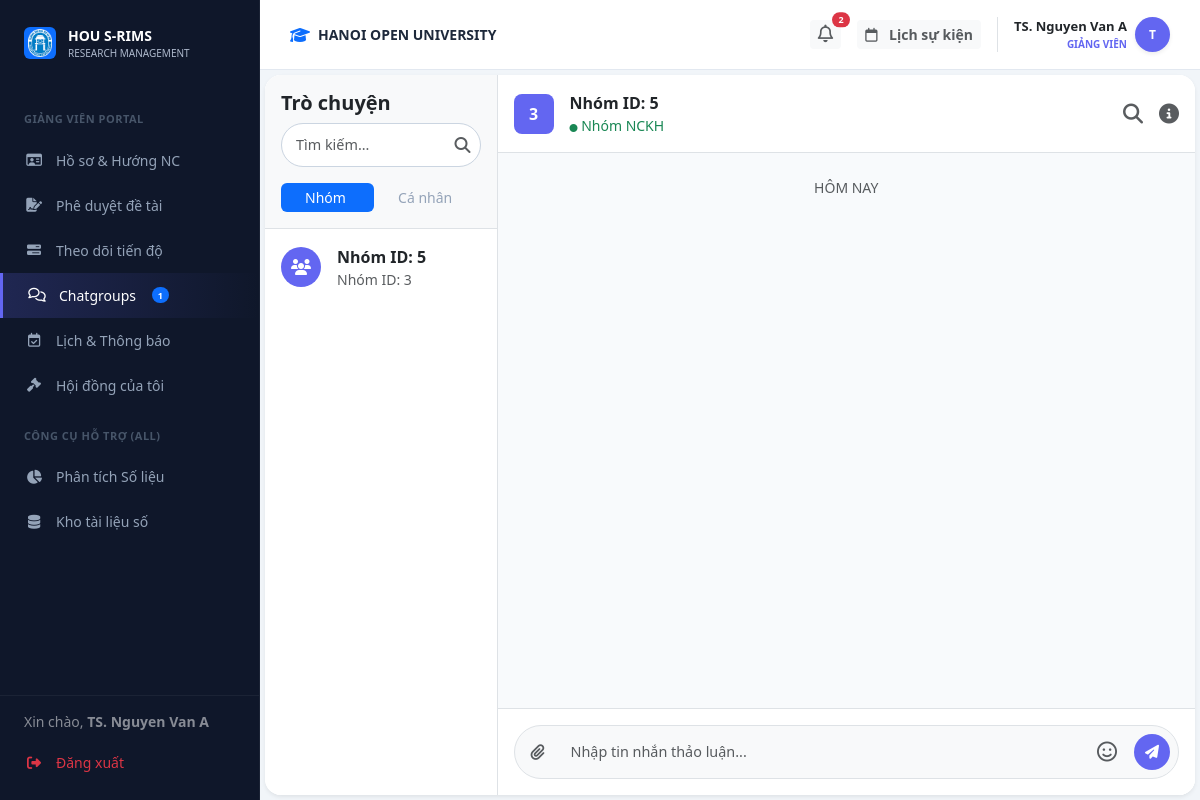
/lecturer/chat (signed in), run on the app's committed database.
### models.py (models this page shows)
class User(db.Model):
    __tablename__ = 'users'
    id = db.Column(db.Integer, primary_key=True)
    username = db.Column(db.String(50), unique=True, nullable=False)
    password_hash = db.Column(db.String(128), nullable=False)
    full_name = db.Column(db.String(100), nullable=False)
    email = db.Column(db.String(120), unique=True, nullable=False)
    phone = db.Column(db.String(20), nullable=True)
    bio = db.Column(db.Text, nullable=True)
    role = db.Column(db.String(20), nullable=False) # Admin, Lecturer, Student
    student_id = db.Column(db.String(20), nullable=True)   # MSSV for students
    faculty = db.Column(db.String(100), nullable=True)      # faculty / department
    topics_mentored = db.relationship('Topic', backref='mentor', lazy=True)
    group_memberships = db.relationship('GroupMember', backref='student', lazy=True)

class Group(db.Model):
    __tablename__ = 'groups'
    id = db.Column(db.Integer, primary_key=True)
    name = db.Column(db.String(100), nullable=False)
    batch_id = db.Column(db.Integer, db.ForeignKey('batches.id'), nullable=False)
    leader_id = db.Column(db.Integer, db.ForeignKey('users.id'), nullable=False)
    members = db.relationship('GroupMember', backref='group', lazy=True)
    topics = db.relationship('Topic', backref='group', lazy=True)

### routes/lecturer_bp.py (the view)
@lecturer_bp.route('/chat')
def chat():
    user_id = session.get('user_id')
    my_topics = Topic.query.join(Batch).filter(Topic.mentor_id == user_id, Topic.status == 'approved', Batch.status == 'active').all()
    group_ids = [t.group_id for t in my_topics if t.group_id]
    my_groups = Group.query.filter(Group.id.in_(group_ids)).all() if group_ids else []
    target_id = request.args.get('target_id')
    target_user = None
    if target_id:
        target_user = User.query.get(target_id)
    return render_template('lecturer/chat.html', my_groups=my_groups, target_user=target_user)

### templates/lecturer/chat.html (shortened to what this page needs)
{% extends "layouts/lecturer_layout.html" %}
{% block lecturer_content %}
<div id="view-l-chat" class="fade-in">
                <div class="card border-0 shadow-sm rounded-4 overflow-hidden" style="height: calc(100vh - 80px);">
                    <div class="row g-0 h-100">
                        <div class="col-md-3 border-end bg-white d-flex flex-column">
                            <div class="p-3 border-bottom bg-light">
                                <h5 class="mb-2 fw-bold">Trò chuyện</h5>
                                <div class="position-relative mb-3">
                                    <input type="text" id="user-search-input" class="form-control form-control-sm rounded-pill pe-4" placeholder="Tìm kiếm..." autocomplete="off">
                                    <i class="fa-solid fa-magnifying-glass position-absolute text-muted" style="top: 50%; right: 10px; transform: translateY(-50%);"></i>
                                </div>
                                <ul class="nav nav-pills nav-fill nav-sm" id="chat-tabs" role="tablist">
                                    <li class="nav-item" role="presentation">
                                        <button class="nav-link active py-1" id="groups-tab" data-bs-toggle="tab" data-bs-target="#groups-pane" type="button" role="tab">Nhóm</button>
                                    </li>
                                    <li class="nav-item" role="presentation">
                                        <button class="nav-link py-1" id="private-tab" data-bs-toggle="tab" data-bs-target="#private-pane" type="button" role="tab">Cá nhân</button>
                                    </li>
                                </ul>
                            </div>
                            <div class="tab-content flex-grow-1 overflow-hidden d-flex flex-column">
                                <div class="tab-pane fade show active flex-grow-1 overflow-auto" id="groups-pane" role="tabpanel">
                                    <div class="list-group list-group-flush">
                                    {% if my_groups %}
                                        {% for g in my_groups %}
                                        <a href="#" class="list-group-item list-group-item-action border-0 p-3 chat-group-item" data-group-id="{{ g.id }}" onclick="updateChatHeader('{{ g.name }}', {{ g.id }})">
                                            <div class="d-flex align-items-center gap-3">
                                                <div class="bg-primary text-white rounded-circle d-flex align-items-center justify-content-center flex-shrink-0" style="width: 40px; height: 40px; background-color: #6366f1 !important;"><i class="fa-solid fa-users"></i></div>
                                                <div class="overflow-hidden">
                                                    <div class="d-flex justify-content-between">
                                                        <span class="fw-bold text-dark text-truncate">{{ g.name }}</span>
                                                    </div>
                                                    <small class="text-muted text-truncate d-block">Nhóm ID: {{ g.id }}</small>
                                                </div>
                                            </div>
                                        </a>
                                        {% endfor %}
                                    {% else %}
                                        <div class="text-muted small text-center p-4">Bạn chưa tham gia nhóm nào.</div>
                                    {% endif %}
                                    </div>
                                </div>
                            </div>
                        </div>
                        <div id="main-chat-area" class="col-md-9 d-flex flex-column bg-white h-100 transition-all">
                            <div class="p-3 border-bottom d-flex justify-content-between align-items-center">
                                <div class="d-flex align-items-center gap-3">
                                    <div class="bg-primary text-white rounded-3 d-flex align-items-center justify-content-center fw-bold" id="chat-header-avatar" style="width: 40px; height: 40px; background-color: #6366f1 !important;">{{ my_groups[0].id if my_groups else '?' }}</div>
                                    <div><div class="fw-bold" id="chat-header-name">{{ my_groups[0].name if my_groups else 'Chưa có nhóm' }}</div><div class="small text-success"><i class="fa-solid fa-circle" style="font-size: 8px;"></i> Nhóm NCKH</div></div>
                                </div>
                                <div class="d-flex align-items-center gap-3 text-muted fs-5">
                                    <i class="fa-solid fa-magnifying-glass cursor-pointer" id="chat-search-btn" title="Tìm kiếm"></i>
                                    <i class="fa-solid fa-circle-info cursor-pointer" id="chat-info-btn" title="Thông tin hội thoại"></i>
                                </div>
                            </div>
                            <div id="chat-messages-container" class="flex-grow-1 p-4 chat-scroll" style="background-color: #f8fafc; overflow-y: auto;">
                                <div class="text-center small text-muted mb-4">HÔM NAY</div>
                            </div>
                            <div class="p-3 bg-white border-top">
                                <div class="input-group bg-light rounded-pill p-1 border">
                                    <button class="btn btn-link text-muted" onclick="document.getElementById('chat-file-input').click()"><i class="fa-solid fa-paperclip"></i></button>
                                    <input type="text" id="chat-input-field" class="form-control border-0 bg-transparent shadow-none" placeholder="Nhập tin nhắn thảo luận...">
                                    <div class="position-relative">
                                        <button class="btn btn-link text-muted fs-5" id="emoji-picker-btn" title="Gửi Emoji/Sticker"><i class="fa-regular fa-face-smile"></i></button>
                                    </div>
                                    <button id="chat-send-btn" class="btn btn-primary rounded-circle m-1 d-flex align-items-center justify-content-center" style="width: 36px; height: 36px; background-color: #6366f1; border: none;" onclick="sendChatMessage(activeChatId)"><i class="fa-solid fa-paper-plane text-white" style="font-size: 14px;"></i></button>
                                </div>
                            </div>
                        </div>
                    </div>
                </div>
        </div>
{% endblock %}

### templates/layouts/lecturer_layout.html (shortened to what this page needs)
{% extends "base.html" %}
{% block content %}
        <div class="top-bar">
            <div class="d-flex align-items-center gap-2">
                <i class="fa-solid fa-graduation-cap text-primary"></i>
                <span class="fw-bold text-uppercase small">HANOI OPEN UNIVERSITY</span>
            </div>
            <div class="d-flex align-items-center gap-3">
                <div class="dropdown">
                    <button class="btn btn-light border-0 btn-sm fw-bold text-muted position-relative" type="button" data-bs-toggle="dropdown" aria-expanded="false">
                        <i class="fa-regular fa-bell" style="font-size: 1.1rem;"></i>
                        {% set unread_count = notifications|selectattr('is_read', 'equalto', false)|list|length %}
                        {% if unread_count > 0 %}
                        <span class="position-absolute top-0 start-100 translate-middle badge rounded-pill bg-danger" style="font-size: 9px; min-width: 18px;">
                            {{ unread_count }}
                        </span>
                        {% endif %}
                    </button>
                </div>
                <a class="btn btn-light border-0 btn-sm fw-bold text-muted" href="/lecturer/calendar">
                    <i class="fa-regular fa-calendar me-2"></i> Lịch sự kiện
                </a>
                <div class="dropdown border-start ps-3">
                    <div class="d-flex align-items-center gap-2 cursor-pointer dropdown-toggle no-arrow" data-bs-toggle="dropdown">
                        <div class="text-end">
                            <div class="fw-bold text-dark" style="font-size: 13px;">
                                {{ current_user.full_name if current_user else 'Giảng Viên' }}
                            </div>
                            <div class="fw-bold text-uppercase" style="font-size: 10px; color: #6366f1 !important;">
                                GIẢNG VIÊN
                            </div>
                        </div>
                        <div class="rounded-circle text-white d-flex align-items-center justify-content-center fw-bold shadow-sm" style="width: 35px; height: 35px; font-size: 12px; background: #6366f1 !important;">
                            {{ current_user.full_name[0] | upper if current_user and current_user.full_name else 'G' }}
                        </div>
                    </div>
                </div>
            </div>
        </div>
    <div class="content-area flex-grow-1 d-flex flex-column">
<div class="content-body flex-grow-1 d-flex flex-column">
{% block lecturer_content %}{% endblock %}
</div>
</div>
                            {% set has_topic = false %}
{% endblock %}

### templates/components/sidebar.html (shortened to what this page needs)
<div class="sidebar">
    <div class="sidebar-logo">
        <div class="d-flex align-items-center justify-content-center bg-primary rounded p-1" style="width: 32px; height: 32px;">
            <img src="{{ url_for('static', filename='assets/images/logo.png') }}" alt="" style="max-width:100%;">
        </div>
        <div>
            <div class="fw-bold text-white" style="font-size: 14px;">HOU S-RIMS</div>
            <div style="font-size: 10px; color: #aeb9cc;">RESEARCH MANAGEMENT</div>
        </div>
    </div>
    <div class="sidebar-menu-wrapper" style="flex: 1; overflow-y: auto; padding-bottom: 100px;">
    {% if session.get('role') == 'lecturer' %}
    <div class="menu-category">GIẢNG VIÊN PORTAL</div>
    <a href="{{ url_for('lecturer.dashboard') }}" class="nav-link {{ 'active-purple' if request.endpoint == 'lecturer.dashboard' else '' }}">
        <i class="fa-regular fa-id-card"></i> Hồ sơ & Hướng NC
    </a>
    <a href="{{ url_for('lecturer.approve') }}" class="nav-link {{ 'active-purple' if request.endpoint == 'lecturer.approve' else '' }}">
        <i class="fa-solid fa-file-signature"></i> Phê duyệt đề tài
    </a>
    <a href="{{ url_for('lecturer.progress') }}" class="nav-link {{ 'active-purple' if request.endpoint == 'lecturer.progress' else '' }}">
        <i class="fa-solid fa-bars-progress"></i> Theo dõi tiến độ
    </a>
    <a href="{{ url_for('lecturer.chat') }}" class="nav-link {{ 'active-purple' if request.endpoint == 'lecturer.chat' else '' }}">
        <i class="fa-regular fa-comments"></i> Chatgroups
        {% set group_count = global_my_groups_count if global_my_groups_count is defined else (my_groups | length if my_groups is defined else 0) %}
        {% if group_count > 0 %}<span class="badge bg-primary rounded-pill ms-1" style="font-size: 9px;">{{ group_count }}</span>{% endif %}
    </a>
    <a href="{{ url_for('lecturer.calendar') }}" class="nav-link {{ 'active-purple' if request.endpoint == 'lecturer.calendar' else '' }}">
        <i class="fa-regular fa-calendar-check"></i> Lịch & Thông báo
    </a>
    <a href="{{ url_for('lecturer.council') }}" class="nav-link {{ 'active-purple' if request.endpoint == 'lecturer.council' else '' }}">
        <i class="fa-solid fa-gavel"></i> Hội đồng của tôi
    </a>
    {% endif %}
    <div class="menu-category">CÔNG CỤ HỖ TRỢ (ALL)</div>
    <a href="{{ url_for('web.analysis_page') }}" class="nav-link {{ 'active-main' if request.endpoint == 'web.analysis_page' else '' }}">
        <i class="fa-solid fa-chart-pie"></i> Phân tích Số liệu
    </a>
    <a href="{{ url_for('web.repository_page') }}" class="nav-link {{ 'active-main' if request.endpoint == 'web.repository_page' else '' }}">
        <i class="fa-solid fa-database"></i> Kho tài liệu số
    </a>
    </div>
    <div class="sidebar-footer" style="position: absolute; bottom: 0; left: 0; right: 0; background: var(--sidebar-bg); border-top: 1px solid rgba(255,255,255,0.05); padding: 15px 0;">
        <div class="px-4 mb-2 text-white small opacity-50">
            Xin chào, <strong>{{ session.get('user_name', 'Khách') }}</strong>
        </div>
        <a href="{{ url_for('auth.logout') }}" class="nav-link text-danger">
            <i class="fa-solid fa-right-from-bracket"></i> Đăng xuất
        </a>
    </div>
</div>

### data on the page
User: get "TS. Nguyen Van A", full_name "TS. Nguyen Van A", full_name "T"
Group: name "Nhóm ID: 5", id "3"

### other printed values
{{ group_count }} "1"
{{ unread_count }} "2"
